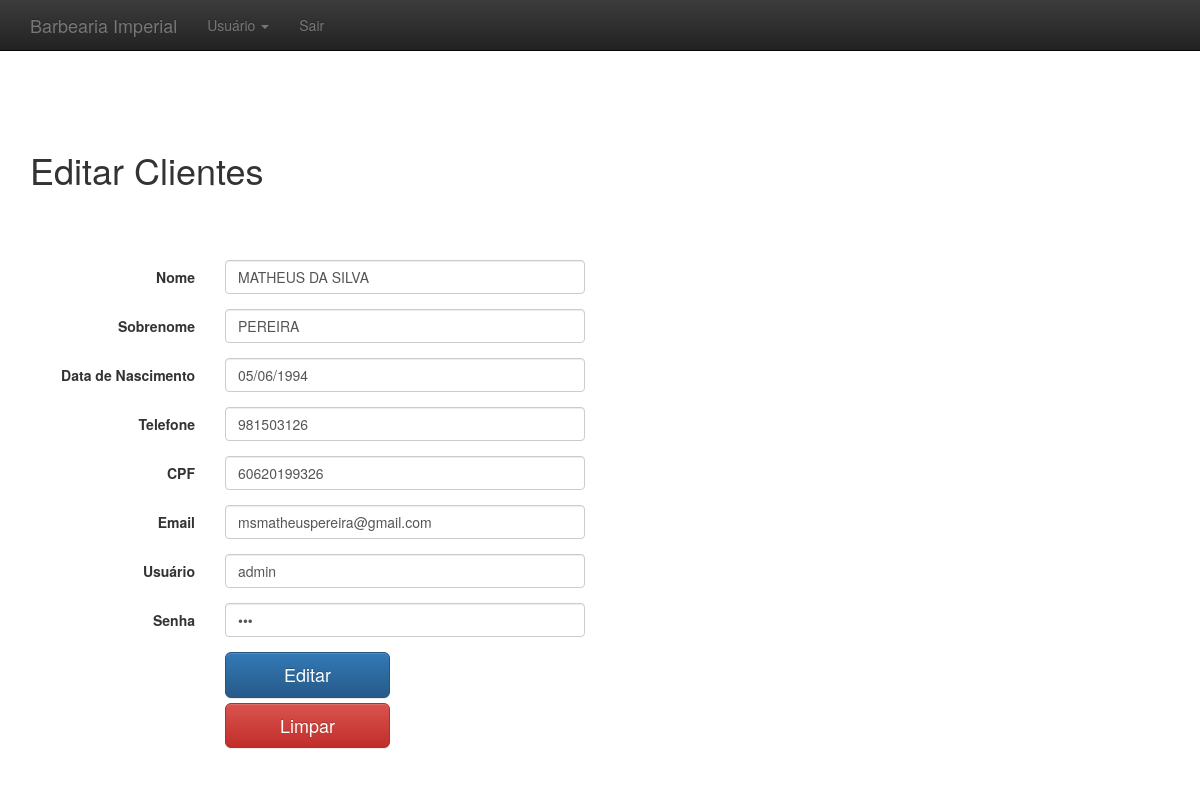
/editar_usuario.php?&id=1, run on the app's committed database.
### tables this page shows
CREATE TABLE `usuarios` (
  `id` int(11) NOT NULL AUTO_INCREMENT,
  `nome` varchar(255) DEFAULT NULL,
  `sobrenome` varchar(255) DEFAULT NULL,
  `data` date DEFAULT NULL,
  `telefone` varchar(11) DEFAULT NULL,
  `cpf` varchar(11) DEFAULT NULL,
  `email` varchar(45) DEFAULT NULL,
  `usuario` varchar(45) DEFAULT NULL,
  `senha` varchar(45) DEFAULT NULL,
  `nivel_acesso_id` int(11) DEFAULT NULL,
  `created` datetime DEFAULT NULL,
  `modified` datetime DEFAULT NULL,
  PRIMARY KEY (`id`)
);

### editar_usuario.php (the view, shortened to what this page needs)
<?php
          include_once ("conexao.php");
          $id = $_GET['id'];
          $result = mysqli_query($con, "SELECT * FROM usuarios WHERE id='$id' LIMIT 1");
          $resultado = mysqli_fetch_assoc($result);
 ?>
 <!DOCTYPE html>
 <html lang="pt-br">
 <head>
         <link href="css/bootstrap.min.css" rel="stylesheet">
         <link href="css/bootstrap-theme.min.css" rel="stylesheet">
         <link href="css/ie10-viewport-bug-workaround.css" rel="stylesheet">
         <link href="css/sticky-footer-navbar.css" rel="stylesheet">
         <link href="theme.css" rel="stylesheet">
 </head>
 <body>
   <nav class="navbar navbar-inverse navbar-fixed-top">
     <div class="container">
       <div class="navbar-header">
         <a class="navbar-brand" href="administrativo.php">Barbearia Imperial</a>
       </div>
       <div id="navbar" class="navbar-collapse collapse">
         <ul class="nav navbar-nav">
           <li class="dropdown">
             <a href="#" class="dropdown-toggle" data-toggle="dropdown" role="button" aria-haspopup="true" aria-expanded="false">Usuário <span class="caret"></span></a>
           </li>
             <li><a href="sair.php">Sair</a></li>
         </ul>
       </div>
     </div>
   </nav>
<div class="container">
            <h1>Editar Clientes</h1>
</div>
<div class="container">
      <form class="form-horizontal" method="post" action="salvar_editar_cadastro.php">
  <div class="form-group">
      <label for="nome" class="col-sm-2 control-label">Nome</label>
    <div class="col-sm-4">
      <input type="text" class="form-control" name="nome" placeholder="Nome" value="<?php echo $resultado['nome'];?>" required autofocus >
    </div>
  </div>
  <div class="form-group">
    <label for="sobrenome" class="col-sm-2 control-label">Sobrenome</label>
    <div class="col-sm-4">
      <input type="text" class="form-control" name="sobrenome" placeholder="Sobrenome" value="<?php echo $resultado['sobrenome'];?>" required>
    </div>
  </div>
  <div class="form-group">
    <label for="data" class="col-sm-2 control-label">Data de Nascimento</label>
    <div class="col-sm-4">
      <input type="text" value="<?=date('d/m/Y', strtotime($resultado['data']))?>" class="form-control" name="data" placeholder="Data de Nascimento" required>
    </div>
  </div>
    <div class="form-group">
      <label for="telefone" class="col-sm-2 control-label">Telefone</label>
      <div class="col-sm-4">
        <input type="text" value="<?php echo $resultado['telefone'];?>" class="form-control" name="telefone" placeholder="Telefone" required>
      </div>
    </div>
    <div class="form-group">
      <label for="cpf" class="col-sm-2 control-label">CPF</label>
      <div class="col-sm-4">
        <input type="text" value="<?php echo $resultado['cpf'];?>" class="form-control" name="cpf" placeholder="CPF" required>
      </div>
    </div>
    <div class="form-group">
      <label for="email" class="col-sm-2 control-label">Email</label>
      <div class="col-sm-4">
        <input type="text" class="form-control" name="email" placeholder="Email" value="<?php echo $resultado['email'];?>" required>
      </div>
    </div>
    <div class="form-group">
      <label for="usuario" class="col-sm-2 control-label">Usuário</label>
      <div class="col-sm-4">
        <input type="text" class="form-control" name="usuario" placeholder="Usuário" value="<?php echo $resultado['usuario'];?>" required>
      </div>
    </div>
    <div class="form-group">
      <label for="senha" class="col-sm-2 control-label">Senha</label>
      <div class="col-sm-4">
        <input type="password" class="form-control" name="senha" placeholder="Senha" value="<?php echo $resultado['senha'];?>" required>
      </div>
    </div>
  <div class="form-group">
    <div class="col-sm-offset-2 col-sm-2">
      <button class="btn btn-lg btn-primary btn-block" type="submit" onClick="parent.location='listar_usuario.php'">Editar</button>
      <button class="btn btn-lg btn-danger btn-block" type="reset">Limpar</button>
    </div>
  </div>
</form>
    </div>
  </body>
</html>

### css/sticky-footer-navbar.css (style rules this page uses)
html { position: relative; min-height: 100%; }
body { margin-bottom: 60px; }
body > .container { padding: 60px 15px 0; }

### css/theme.css (style rules this page uses)
body { padding-top: 70px; padding-bottom: 30px; }

### data on the page
usuarios: nome "MATHEUS DA SILVA", sobrenome "PEREIRA", data "05/06/1994", telefone "981503126", cpf "60620199326", email "msmatheuspereira@gmail.com", usuario "admin"
